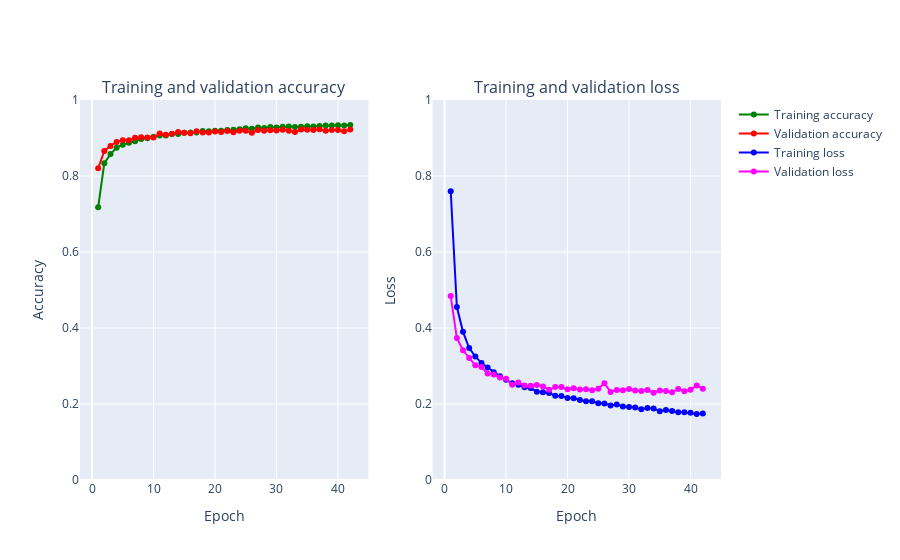
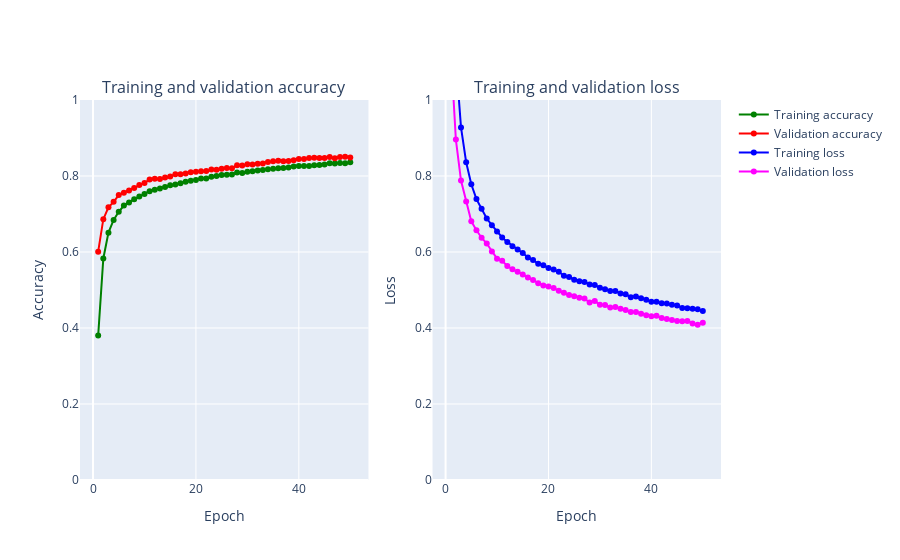
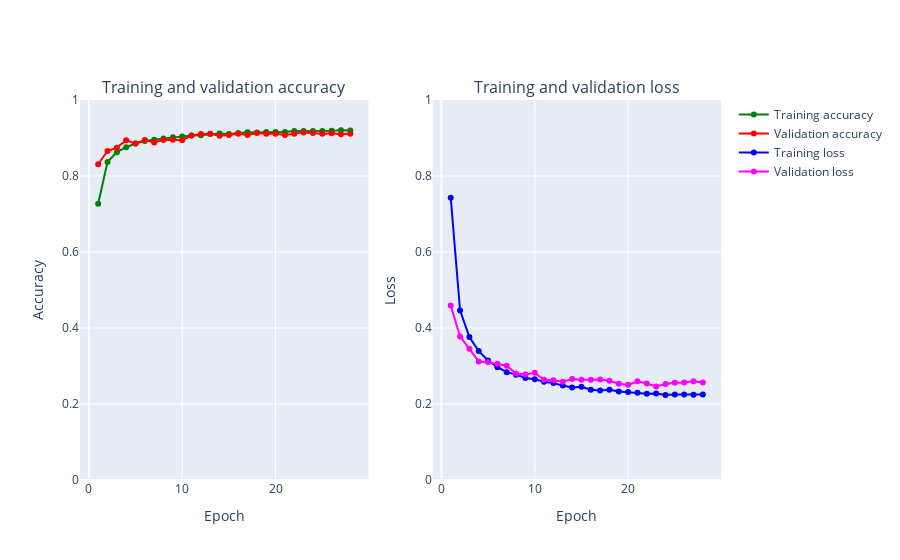
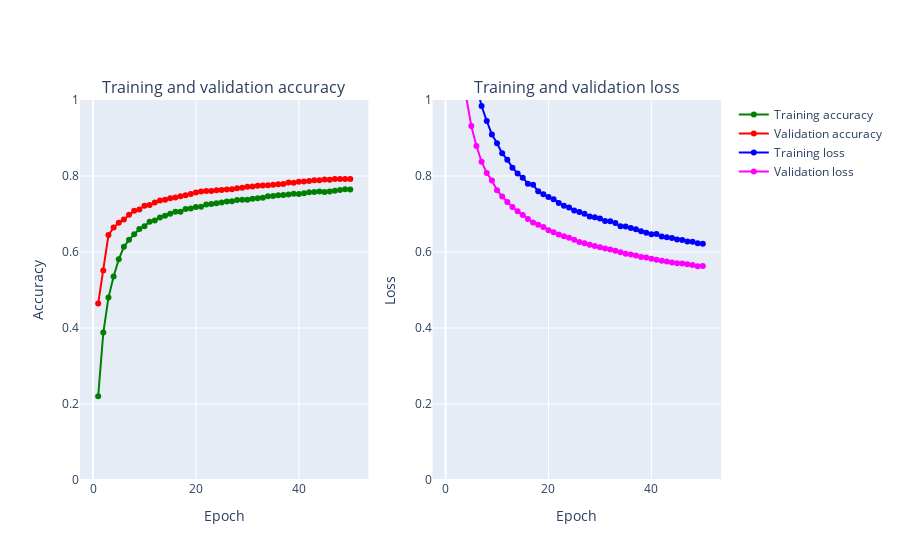

Notebook code cell kept with these figures, in order:
### Code cell
for i in history_array:
    model_name = optimizers[history_array.index(i)]
    print(model_name)
    plot_accuracy_and_loss(i)

### Figure 1 — Plotly figure (JSON) as saved in the notebook; plotly's stock layout.template omitted (floating-point values rounded to 4 significant figures)
{"data": [{"marker": {"color": "Green"}, "mode": "markers+lines", "name": "Training accuracy", "text": ["1", "2", "3", "4", "5", "6", "7", "8", "9", "10", "11", "12", "13", "14", "15", "16", "17", "18", "19", "20", "21", "22", "23", "24", "25", "26", "27", "28", "29", "30", "31", "32", "33", "34", "35", "36", "37", "38", "39", "40", "41", "42"], "type": "scatter", "x": [1, 2, 3, 4, 5, 6, 7, 8, 9, 10, 11, 12, 13, 14, 15, 16, 17, 18, 19, 20, 21, 22, 23, 24, 25, 26, 27, 28, 29, 30, 31, 32, 33, 34, 35, 36, 37, 38, 39, 40, 41, 42], "xaxis": "x", "y": [0.7178, 0.8337, 0.8576, 0.8746, 0.8821, 0.8875, 0.8917, 0.8973, 0.8995, 0.9035, 0.9066, 0.9067, 0.9105, 0.9108, 0.9138, 0.9147, 0.9144, 0.9183, 0.9175, 0.919, 0.9191, 0.9211, 0.9218, 0.9229, 0.9257, 0.9246, 0.9274, 0.9266, 0.9287, 0.9276, 0.9294, 0.9302, 0.9291, 0.9296, 0.9312, 0.9302, 0.9317, 0.933, 0.9331, 0.9337, 0.9327, 0.9343], "yaxis": "y"}, {"marker": {"color": "Red"}, "mode": "markers+lines", "name": "Validation accuracy", "text": ["1", "2", "3", "4", "5", "6", "7", "8", "9", "10", "11", "12", "13", "14", "15", "16", "17", "18", "19", "20", "21", "22", "23", "24", "25", "26", "27", "28", "29", "30", "31", "32", "33", "34", "35", "36", "37", "38", "39", "40", "41", "42"], "type": "scatter", "x": [1, 2, 3, 4, 5, 6, 7, 8, 9, 10, 11, 12, 13, 14, 15, 16, 17, 18, 19, 20, 21, 22, 23, 24, 25, 26, 27, 28, 29, 30, 31, 32, 33, 34, 35, 36, 37, 38, 39, 40, 41, 42], "xaxis": "x", "y": [0.8204, 0.8658, 0.8792, 0.8898, 0.8938, 0.8942, 0.9006, 0.9018, 0.9014, 0.9012, 0.912, 0.9084, 0.911, 0.916, 0.9138, 0.9124, 0.9176, 0.9148, 0.9144, 0.9168, 0.9158, 0.9182, 0.9152, 0.9188, 0.919, 0.9136, 0.9212, 0.9192, 0.9204, 0.9198, 0.922, 0.9188, 0.9158, 0.9222, 0.9216, 0.9208, 0.9232, 0.9188, 0.921, 0.9208, 0.9178, 0.9226], "yaxis": "y"}, {"marker": {"color": "Blue"}, "mode": "markers+lines", "name": "Training loss", "text": ["1", "2", "3", "4", "5", "6", "7", "8", "9", "10", "11", "12", "13", "14", "15", "16", "17", "18", "19", "20", "21", "22", "23", "24", "25", "26", "27", "28", "29", "30", "31", "32", "33", "34", "35", "36", "37", "38", "39", "40", "41", "42"], "type": "scatter", "x": [1, 2, 3, 4, 5, 6, 7, 8, 9, 10, 11, 12, 13, 14, 15, 16, 17, 18, 19, 20, 21, 22, 23, 24, 25, 26, 27, 28, 29, 30, 31, 32, 33, 34, 35, 36, 37, 38, 39, 40, 41, 42], "xaxis": "x2", "y": [0.7596, 0.4553, 0.3899, 0.3471, 0.3251, 0.3077, 0.296, 0.2838, 0.273, 0.2638, 0.2549, 0.2504, 0.2442, 0.242, 0.2323, 0.2307, 0.2292, 0.222, 0.2214, 0.216, 0.215, 0.2104, 0.2073, 0.207, 0.2023, 0.2015, 0.1959, 0.1987, 0.1935, 0.1921, 0.191, 0.1864, 0.1895, 0.1883, 0.1811, 0.1844, 0.1815, 0.1785, 0.1783, 0.1767, 0.1738, 0.1747], "yaxis": "y2"}, {"marker": {"color": "Magenta"}, "mode": "markers+lines", "name": "Validation loss", "text": ["1", "2", "3", "4", "5", "6", "7", "8", "9", "10", "11", "12", "13", "14", "15", "16", "17", "18", "19", "20", "21", "22", "23", "24", "25", "26", "27", "28", "29", "30", "31", "32", "33", "34", "35", "36", "37", "38", "39", "40", "41", "42"], "type": "scatter", "x": [1, 2, 3, 4, 5, 6, 7, 8, 9, 10, 11, 12, 13, 14, 15, 16, 17, 18, 19, 20, 21, 22, 23, 24, 25, 26, 27, 28, 29, 30, 31, 32, 33, 34, 35, 36, 37, 38, 39, 40, 41, 42], "xaxis": "x2", "y": [0.4839, 0.3734, 0.3414, 0.3209, 0.3018, 0.2971, 0.2804, 0.2778, 0.2696, 0.2663, 0.2506, 0.2568, 0.2489, 0.2482, 0.2501, 0.246, 0.2372, 0.2449, 0.245, 0.2386, 0.2416, 0.2382, 0.2388, 0.2365, 0.2399, 0.2544, 0.2319, 0.2369, 0.2361, 0.2392, 0.2356, 0.2345, 0.2366, 0.2294, 0.2352, 0.2345, 0.2311, 0.2395, 0.2337, 0.2375, 0.2487, 0.2401], "yaxis": "y2"}], "layout": {"annotations": [{"font": {"size": 16}, "showarrow": false, "text": "Training and validation accuracy", "x": 0.225, "xanchor": "center", "xref": "paper", "y": 1, "yanchor": "bottom", "yref": "paper"}, {"font": {"size": 16}, "showarrow": false, "text": "Training and validation loss", "x": 0.775, "xanchor": "center", "xref": "paper", "y": 1, "yanchor": "bottom", "yref": "paper"}], "xaxis": {"anchor": "y", "domain": [0, 0.45], "title": {"text": "Epoch"}}, "xaxis2": {"anchor": "y2", "domain": [0.55, 1], "title": {"text": "Epoch"}}, "yaxis": {"anchor": "x", "domain": [0, 1], "range": [0, 1], "title": {"text": "Accuracy"}}, "yaxis2": {"anchor": "x2", "domain": [0, 1], "range": [0, 1], "title": {"text": "Loss"}}}}

### Figure 2 — Plotly figure (JSON) as saved in the notebook; plotly's stock layout.template omitted (floating-point values rounded to 4 significant figures)
{"data": [{"marker": {"color": "Green"}, "mode": "markers+lines", "name": "Training accuracy", "text": ["1", "2", "3", "4", "5", "6", "7", "8", "9", "10", "11", "12", "13", "14", "15", "16", "17", "18", "19", "20", "21", "22", "23", "24", "25", "26", "27", "28", "29", "30", "31", "32", "33", "34", "35", "36", "37", "38", "39", "40", "41", "42", "43", "44", "45", "46", "47", "48", "49", "50"], "type": "scatter", "x": [1, 2, 3, 4, 5, 6, 7, 8, 9, 10, 11, 12, 13, 14, 15, 16, 17, 18, 19, 20, 21, 22, 23, 24, 25, 26, 27, 28, 29, 30, 31, 32, 33, 34, 35, 36, 37, 38, 39, 40, 41, 42, 43, 44, 45, 46, 47, 48, 49, 50], "xaxis": "x", "y": [0.3801, 0.5829, 0.651, 0.6843, 0.7058, 0.7221, 0.7304, 0.7387, 0.7459, 0.753, 0.7599, 0.7639, 0.7672, 0.7712, 0.776, 0.7779, 0.7812, 0.7852, 0.7873, 0.7893, 0.7931, 0.7932, 0.7983, 0.8002, 0.803, 0.8035, 0.8041, 0.8089, 0.8081, 0.8115, 0.8122, 0.8146, 0.8161, 0.8177, 0.819, 0.8201, 0.8212, 0.8226, 0.8253, 0.8264, 0.8265, 0.8265, 0.8282, 0.8293, 0.8299, 0.8337, 0.833, 0.8344, 0.8338, 0.8362], "yaxis": "y"}, {"marker": {"color": "Red"}, "mode": "markers+lines", "name": "Validation accuracy", "text": ["1", "2", "3", "4", "5", "6", "7", "8", "9", "10", "11", "12", "13", "14", "15", "16", "17", "18", "19", "20", "21", "22", "23", "24", "25", "26", "27", "28", "29", "30", "31", "32", "33", "34", "35", "36", "37", "38", "39", "40", "41", "42", "43", "44", "45", "46", "47", "48", "49", "50"], "type": "scatter", "x": [1, 2, 3, 4, 5, 6, 7, 8, 9, 10, 11, 12, 13, 14, 15, 16, 17, 18, 19, 20, 21, 22, 23, 24, 25, 26, 27, 28, 29, 30, 31, 32, 33, 34, 35, 36, 37, 38, 39, 40, 41, 42, 43, 44, 45, 46, 47, 48, 49, 50], "xaxis": "x", "y": [0.6008, 0.6864, 0.7176, 0.732, 0.7498, 0.7562, 0.762, 0.7686, 0.7762, 0.7816, 0.7906, 0.793, 0.7924, 0.7958, 0.7988, 0.8044, 0.8044, 0.8066, 0.8096, 0.8114, 0.8126, 0.813, 0.817, 0.8164, 0.819, 0.8208, 0.8204, 0.828, 0.8276, 0.8312, 0.83, 0.8322, 0.8328, 0.8366, 0.8388, 0.8404, 0.839, 0.8398, 0.8414, 0.845, 0.845, 0.8476, 0.8482, 0.8472, 0.8476, 0.85, 0.847, 0.8502, 0.8508, 0.8486], "yaxis": "y"}, {"marker": {"color": "Blue"}, "mode": "markers+lines", "name": "Training loss", "text": ["1", "2", "3", "4", "5", "6", "7", "8", "9", "10", "11", "12", "13", "14", "15", "16", "17", "18", "19", "20", "21", "22", "23", "24", "25", "26", "27", "28", "29", "30", "31", "32", "33", "34", "35", "36", "37", "38", "39", "40", "41", "42", "43", "44", "45", "46", "47", "48", "49", "50"], "type": "scatter", "x": [1, 2, 3, 4, 5, 6, 7, 8, 9, 10, 11, 12, 13, 14, 15, 16, 17, 18, 19, 20, 21, 22, 23, 24, 25, 26, 27, 28, 29, 30, 31, 32, 33, 34, 35, 36, 37, 38, 39, 40, 41, 42, 43, 44, 45, 46, 47, 48, 49, 50], "xaxis": "x2", "y": [1.68, 1.107, 0.9279, 0.8362, 0.7783, 0.7392, 0.7137, 0.688, 0.6706, 0.6537, 0.6382, 0.6266, 0.6154, 0.6065, 0.5973, 0.5856, 0.5789, 0.569, 0.565, 0.5579, 0.5537, 0.5478, 0.5376, 0.5341, 0.527, 0.523, 0.5213, 0.5146, 0.5129, 0.5061, 0.5018, 0.4976, 0.4972, 0.4908, 0.4888, 0.4808, 0.4832, 0.4782, 0.474, 0.469, 0.4688, 0.4651, 0.4646, 0.461, 0.4593, 0.4529, 0.4523, 0.4506, 0.4493, 0.4449], "yaxis": "y2"}, {"marker": {"color": "Magenta"}, "mode": "markers+lines", "name": "Validation loss", "text": ["1", "2", "3", "4", "5", "6", "7", "8", "9", "10", "11", "12", "13", "14", "15", "16", "17", "18", "19", "20", "21", "22", "23", "24", "25", "26", "27", "28", "29", "30", "31", "32", "33", "34", "35", "36", "37", "38", "39", "40", "41", "42", "43", "44", "45", "46", "47", "48", "49", "50"], "type": "scatter", "x": [1, 2, 3, 4, 5, 6, 7, 8, 9, 10, 11, 12, 13, 14, 15, 16, 17, 18, 19, 20, 21, 22, 23, 24, 25, 26, 27, 28, 29, 30, 31, 32, 33, 34, 35, 36, 37, 38, 39, 40, 41, 42, 43, 44, 45, 46, 47, 48, 49, 50], "xaxis": "x2", "y": [1.133, 0.8959, 0.7881, 0.7328, 0.6809, 0.6574, 0.6376, 0.6223, 0.601, 0.5824, 0.577, 0.5631, 0.5545, 0.5482, 0.5411, 0.5327, 0.5266, 0.518, 0.5118, 0.5094, 0.5052, 0.498, 0.4925, 0.4865, 0.4837, 0.4794, 0.4774, 0.4672, 0.4713, 0.4609, 0.4608, 0.4537, 0.4551, 0.4506, 0.4476, 0.4421, 0.4424, 0.4375, 0.4338, 0.4309, 0.4324, 0.4266, 0.4236, 0.4208, 0.4182, 0.418, 0.4181, 0.4118, 0.4088, 0.4138], "yaxis": "y2"}], "layout": {"annotations": [{"font": {"size": 16}, "showarrow": false, "text": "Training and validation accuracy", "x": 0.225, "xanchor": "center", "xref": "paper", "y": 1, "yanchor": "bottom", "yref": "paper"}, {"font": {"size": 16}, "showarrow": false, "text": "Training and validation loss", "x": 0.775, "xanchor": "center", "xref": "paper", "y": 1, "yanchor": "bottom", "yref": "paper"}], "xaxis": {"anchor": "y", "domain": [0, 0.45], "title": {"text": "Epoch"}}, "xaxis2": {"anchor": "y2", "domain": [0.55, 1], "title": {"text": "Epoch"}}, "yaxis": {"anchor": "x", "domain": [0, 1], "range": [0, 1], "title": {"text": "Accuracy"}}, "yaxis2": {"anchor": "x2", "domain": [0, 1], "range": [0, 1], "title": {"text": "Loss"}}}}

### Figure 3 — Plotly figure (JSON) as saved in the notebook; plotly's stock layout.template omitted (floating-point values rounded to 4 significant figures)
{"data": [{"marker": {"color": "Green"}, "mode": "markers+lines", "name": "Training accuracy", "text": ["1", "2", "3", "4", "5", "6", "7", "8", "9", "10", "11", "12", "13", "14", "15", "16", "17", "18", "19", "20", "21", "22", "23", "24", "25", "26", "27", "28"], "type": "scatter", "x": [1, 2, 3, 4, 5, 6, 7, 8, 9, 10, 11, 12, 13, 14, 15, 16, 17, 18, 19, 20, 21, 22, 23, 24, 25, 26, 27, 28], "xaxis": "x", "y": [0.7269, 0.8369, 0.8628, 0.8757, 0.8856, 0.8921, 0.8956, 0.8984, 0.9017, 0.9038, 0.9063, 0.9073, 0.9104, 0.9117, 0.9105, 0.9129, 0.915, 0.9143, 0.9156, 0.9158, 0.9158, 0.9183, 0.9183, 0.9183, 0.9181, 0.9194, 0.9204, 0.9194], "yaxis": "y"}, {"marker": {"color": "Red"}, "mode": "markers+lines", "name": "Validation accuracy", "text": ["1", "2", "3", "4", "5", "6", "7", "8", "9", "10", "11", "12", "13", "14", "15", "16", "17", "18", "19", "20", "21", "22", "23", "24", "25", "26", "27", "28"], "type": "scatter", "x": [1, 2, 3, 4, 5, 6, 7, 8, 9, 10, 11, 12, 13, 14, 15, 16, 17, 18, 19, 20, 21, 22, 23, 24, 25, 26, 27, 28], "xaxis": "x", "y": [0.831, 0.8658, 0.8746, 0.8938, 0.8858, 0.8948, 0.888, 0.895, 0.8956, 0.8942, 0.9066, 0.9106, 0.911, 0.9058, 0.908, 0.911, 0.9078, 0.913, 0.9112, 0.9114, 0.9078, 0.911, 0.9148, 0.9132, 0.9112, 0.9124, 0.9096, 0.9114], "yaxis": "y"}, {"marker": {"color": "Blue"}, "mode": "markers+lines", "name": "Training loss", "text": ["1", "2", "3", "4", "5", "6", "7", "8", "9", "10", "11", "12", "13", "14", "15", "16", "17", "18", "19", "20", "21", "22", "23", "24", "25", "26", "27", "28"], "type": "scatter", "x": [1, 2, 3, 4, 5, 6, 7, 8, 9, 10, 11, 12, 13, 14, 15, 16, 17, 18, 19, 20, 21, 22, 23, 24, 25, 26, 27, 28], "xaxis": "x2", "y": [0.7429, 0.4463, 0.3763, 0.3392, 0.3143, 0.2969, 0.2839, 0.2773, 0.2686, 0.2649, 0.2585, 0.255, 0.2489, 0.2436, 0.2454, 0.2376, 0.2357, 0.2372, 0.2327, 0.2313, 0.2297, 0.2268, 0.2276, 0.2238, 0.2252, 0.2251, 0.2245, 0.2248], "yaxis": "y2"}, {"marker": {"color": "Magenta"}, "mode": "markers+lines", "name": "Validation loss", "text": ["1", "2", "3", "4", "5", "6", "7", "8", "9", "10", "11", "12", "13", "14", "15", "16", "17", "18", "19", "20", "21", "22", "23", "24", "25", "26", "27", "28"], "type": "scatter", "x": [1, 2, 3, 4, 5, 6, 7, 8, 9, 10, 11, 12, 13, 14, 15, 16, 17, 18, 19, 20, 21, 22, 23, 24, 25, 26, 27, 28], "xaxis": "x2", "y": [0.4594, 0.3778, 0.3451, 0.3118, 0.31, 0.3061, 0.3007, 0.2803, 0.2777, 0.2822, 0.2639, 0.2626, 0.2587, 0.2655, 0.2635, 0.2641, 0.2645, 0.2613, 0.2535, 0.2503, 0.2599, 0.2538, 0.2464, 0.2528, 0.2559, 0.2564, 0.2602, 0.2567], "yaxis": "y2"}], "layout": {"annotations": [{"font": {"size": 16}, "showarrow": false, "text": "Training and validation accuracy", "x": 0.225, "xanchor": "center", "xref": "paper", "y": 1, "yanchor": "bottom", "yref": "paper"}, {"font": {"size": 16}, "showarrow": false, "text": "Training and validation loss", "x": 0.775, "xanchor": "center", "xref": "paper", "y": 1, "yanchor": "bottom", "yref": "paper"}], "xaxis": {"anchor": "y", "domain": [0, 0.45], "title": {"text": "Epoch"}}, "xaxis2": {"anchor": "y2", "domain": [0.55, 1], "title": {"text": "Epoch"}}, "yaxis": {"anchor": "x", "domain": [0, 1], "range": [0, 1], "title": {"text": "Accuracy"}}, "yaxis2": {"anchor": "x2", "domain": [0, 1], "range": [0, 1], "title": {"text": "Loss"}}}}

### Figure 4 — Plotly figure (JSON) as saved in the notebook; plotly's stock layout.template omitted (floating-point values rounded to 4 significant figures)
{"data": [{"marker": {"color": "Green"}, "mode": "markers+lines", "name": "Training accuracy", "text": ["1", "2", "3", "4", "5", "6", "7", "8", "9", "10", "11", "12", "13", "14", "15", "16", "17", "18", "19", "20", "21", "22", "23", "24", "25", "26", "27", "28", "29", "30", "31", "32", "33", "34", "35", "36", "37", "38", "39", "40", "41", "42", "43", "44", "45", "46", "47", "48", "49", "50"], "type": "scatter", "x": [1, 2, 3, 4, 5, 6, 7, 8, 9, 10, 11, 12, 13, 14, 15, 16, 17, 18, 19, 20, 21, 22, 23, 24, 25, 26, 27, 28, 29, 30, 31, 32, 33, 34, 35, 36, 37, 38, 39, 40, 41, 42, 43, 44, 45, 46, 47, 48, 49, 50], "xaxis": "x", "y": [0.2201, 0.3881, 0.48, 0.5354, 0.5808, 0.6136, 0.6319, 0.6468, 0.6606, 0.6678, 0.6796, 0.6828, 0.6905, 0.6952, 0.7007, 0.7059, 0.7057, 0.7131, 0.7146, 0.7185, 0.7193, 0.7248, 0.7266, 0.7285, 0.7304, 0.7328, 0.7333, 0.7368, 0.7375, 0.7376, 0.7401, 0.7418, 0.7429, 0.7465, 0.7474, 0.7493, 0.75, 0.7513, 0.7535, 0.7527, 0.7543, 0.7574, 0.7577, 0.7592, 0.7577, 0.7595, 0.761, 0.7633, 0.7648, 0.7644], "yaxis": "y"}, {"marker": {"color": "Red"}, "mode": "markers+lines", "name": "Validation accuracy", "text": ["1", "2", "3", "4", "5", "6", "7", "8", "9", "10", "11", "12", "13", "14", "15", "16", "17", "18", "19", "20", "21", "22", "23", "24", "25", "26", "27", "28", "29", "30", "31", "32", "33", "34", "35", "36", "37", "38", "39", "40", "41", "42", "43", "44", "45", "46", "47", "48", "49", "50"], "type": "scatter", "x": [1, 2, 3, 4, 5, 6, 7, 8, 9, 10, 11, 12, 13, 14, 15, 16, 17, 18, 19, 20, 21, 22, 23, 24, 25, 26, 27, 28, 29, 30, 31, 32, 33, 34, 35, 36, 37, 38, 39, 40, 41, 42, 43, 44, 45, 46, 47, 48, 49, 50], "xaxis": "x", "y": [0.4642, 0.551, 0.6446, 0.6642, 0.6768, 0.6858, 0.6982, 0.7088, 0.712, 0.7214, 0.724, 0.7304, 0.7352, 0.7376, 0.7414, 0.7436, 0.7468, 0.7496, 0.7528, 0.7568, 0.7594, 0.7602, 0.7602, 0.7626, 0.7632, 0.7646, 0.765, 0.7676, 0.7688, 0.7716, 0.7722, 0.7742, 0.775, 0.7758, 0.777, 0.7784, 0.779, 0.783, 0.782, 0.7846, 0.7858, 0.787, 0.7888, 0.7888, 0.7906, 0.7902, 0.7922, 0.7918, 0.7924, 0.7924], "yaxis": "y"}, {"marker": {"color": "Blue"}, "mode": "markers+lines", "name": "Training loss", "text": ["1", "2", "3", "4", "5", "6", "7", "8", "9", "10", "11", "12", "13", "14", "15", "16", "17", "18", "19", "20", "21", "22", "23", "24", "25", "26", "27", "28", "29", "30", "31", "32", "33", "34", "35", "36", "37", "38", "39", "40", "41", "42", "43", "44", "45", "46", "47", "48", "49", "50"], "type": "scatter", "x": [1, 2, 3, 4, 5, 6, 7, 8, 9, 10, 11, 12, 13, 14, 15, 16, 17, 18, 19, 20, 21, 22, 23, 24, 25, 26, 27, 28, 29, 30, 31, 32, 33, 34, 35, 36, 37, 38, 39, 40, 41, 42, 43, 44, 45, 46, 47, 48, 49, 50], "xaxis": "x2", "y": [2.156, 1.668, 1.373, 1.224, 1.119, 1.039, 0.984, 0.9447, 0.9095, 0.886, 0.8596, 0.843, 0.8217, 0.8068, 0.7957, 0.7798, 0.7768, 0.7601, 0.7517, 0.7446, 0.7387, 0.7292, 0.722, 0.7169, 0.7093, 0.7051, 0.701, 0.6937, 0.6914, 0.688, 0.6816, 0.6811, 0.6762, 0.6677, 0.667, 0.6633, 0.6597, 0.6549, 0.6505, 0.6469, 0.6475, 0.6405, 0.639, 0.6367, 0.6328, 0.6316, 0.6279, 0.6267, 0.623, 0.6217], "yaxis": "y2"}, {"marker": {"color": "Magenta"}, "mode": "markers+lines", "name": "Validation loss", "text": ["1", "2", "3", "4", "5", "6", "7", "8", "9", "10", "11", "12", "13", "14", "15", "16", "17", "18", "19", "20", "21", "22", "23", "24", "25", "26", "27", "28", "29", "30", "31", "32", "33", "34", "35", "36", "37", "38", "39", "40", "41", "42", "43", "44", "45", "46", "47", "48", "49", "50"], "type": "scatter", "x": [1, 2, 3, 4, 5, 6, 7, 8, 9, 10, 11, 12, 13, 14, 15, 16, 17, 18, 19, 20, 21, 22, 23, 24, 25, 26, 27, 28, 29, 30, 31, 32, 33, 34, 35, 36, 37, 38, 39, 40, 41, 42, 43, 44, 45, 46, 47, 48, 49, 50], "xaxis": "x2", "y": [1.758, 1.303, 1.111, 1.009, 0.9313, 0.8787, 0.8376, 0.8081, 0.7882, 0.7624, 0.7459, 0.7315, 0.7181, 0.7071, 0.6972, 0.6868, 0.6778, 0.6718, 0.6655, 0.6573, 0.6521, 0.6463, 0.6413, 0.6375, 0.6324, 0.6266, 0.6234, 0.6191, 0.6158, 0.6123, 0.6095, 0.6066, 0.6034, 0.5996, 0.5957, 0.5934, 0.5908, 0.5871, 0.5853, 0.5824, 0.5799, 0.5772, 0.5749, 0.5724, 0.5704, 0.5696, 0.5676, 0.5661, 0.5628, 0.5632], "yaxis": "y2"}], "layout": {"annotations": [{"font": {"size": 16}, "showarrow": false, "text": "Training and validation accuracy", "x": 0.225, "xanchor": "center", "xref": "paper", "y": 1, "yanchor": "bottom", "yref": "paper"}, {"font": {"size": 16}, "showarrow": false, "text": "Training and validation loss", "x": 0.775, "xanchor": "center", "xref": "paper", "y": 1, "yanchor": "bottom", "yref": "paper"}], "xaxis": {"anchor": "y", "domain": [0, 0.45], "title": {"text": "Epoch"}}, "xaxis2": {"anchor": "y2", "domain": [0.55, 1], "title": {"text": "Epoch"}}, "yaxis": {"anchor": "x", "domain": [0, 1], "range": [0, 1], "title": {"text": "Accuracy"}}, "yaxis2": {"anchor": "x2", "domain": [0, 1], "range": [0, 1], "title": {"text": "Loss"}}}}
